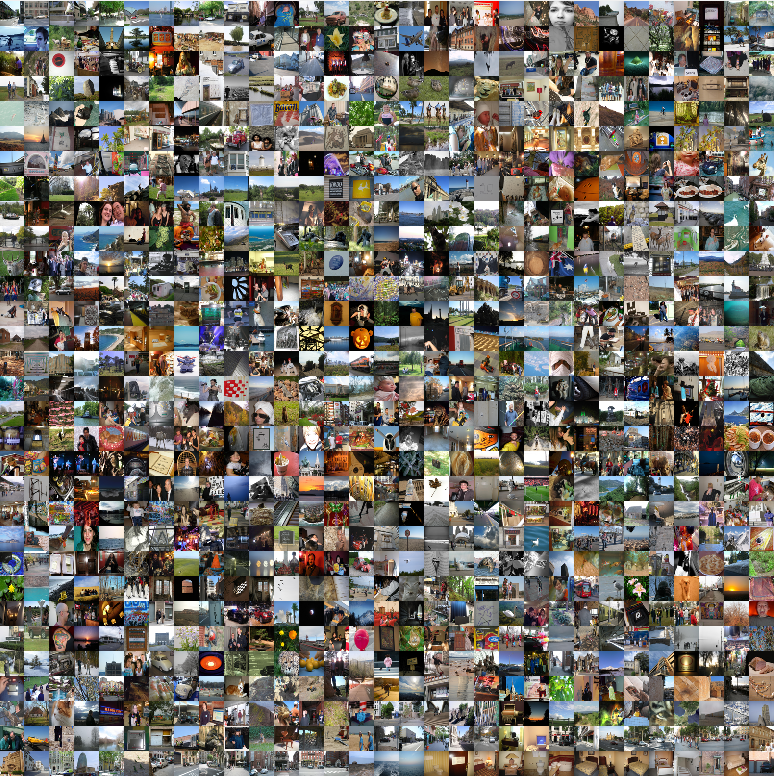
#> input picture saliency/imgs/MIT1003.png, 774 x 776 px, found by its file name
$ python metric.py   (older library calls are emulated)
#> lines starting #> are read from the running program, lines starting #| are printed output that depends on the picture; after the words box and inside, x2 and y2 are one past the last pixel; in counts of white or black regions, pixels touching at a corner belong together; pictures that were not available may be replaced by others from this repository, and a replacement may not be noted
### saliency/utils.py

#!usr/bin/env python3
# -*- coding: utf-8 -*-
from __future__ import absolute_import, print_function, division, unicode_literals
import os
import sys
import numpy as np
import cv2
from  dataset_path import COLLECTION_PATH

# [16 lines left out: function stimulus, not called in this run]

def fixation_map(DATASET_NAME, STIMULUS_NAME):

    ''' This functions returns the matrix of pixels of the fixation map
        of a specified stimulus.

        Notice that, of course, both DATASET_NAME and STIMULUS_NAME need
        to be specified. The latter, must include file extension.

        The returned matrix is a 2-dimesional matrix with 1 on fixated
        locations and 0 elsewhere. '''

    file_name, _ = os.path.splitext(STIMULUS_NAME)

    # File extensions of the fixation maps may be different between
    # datasets, so we need a check at this point.
    # All the files in the same folder have the same extension.

    _, file_extension = os.path.splitext(
        os.listdir(
            os.path.join(
                COLLECTION_PATH,
                DATASET_NAME,
                'FIXATION_MAPS')
        )[0])

    # Get the matrix

    fixation_map = cv2.imread(
        os.path.join(COLLECTION_PATH,
                     DATASET_NAME,
                     'FIXATION_MAPS',
                     file_name+file_extension
                     ), 1)

    fixation_map = fixation_map[:, :, 0]

    fixation_map[fixation_map > 0] = 1

    return fixation_map


def saliency_map(DATASET_NAME, STIMULUS_NAME):

    ''' This functions returns the matrix of pixels of the saliency map
        of a specified stimulus. Saliency map has been obtained by convolving
        the fixation map with a proper gaussian filter (corresponding to
        one degree of visual angle).

        Notice that, of course, both DATASET_NAME and STIMULUS_NAME need
        to be specified. The latter, must include file extension.

        The returned matrix is a 2-dimesional matrix. Values are in the
        range [0,1]. '''
#> called with DATASET_NAME = 'mit1003', STIMULUS_NAME = 'MIT1003.png'

    file_name, _ = os.path.splitext(STIMULUS_NAME)

    # File extensions of the saliency maps may be different between
    # datasets, so we need a check at this point.
    # All the files in the same folder have the same extension.

    _, file_extension = os.path.splitext(
                            os.listdir(
                                os.path.join(
                                    COLLECTION_PATH,
                                    DATASET_NAME,
                                    'SALIENCY_MAPS')
                            )[0]
    )

    # Get the matrix
    return cv2.imread(
        os.path.join(
            COLLECTION_PATH,
            DATASET_NAME,
            'SALIENCY_MAPS',
            file_name + file_extension
        ), 0)
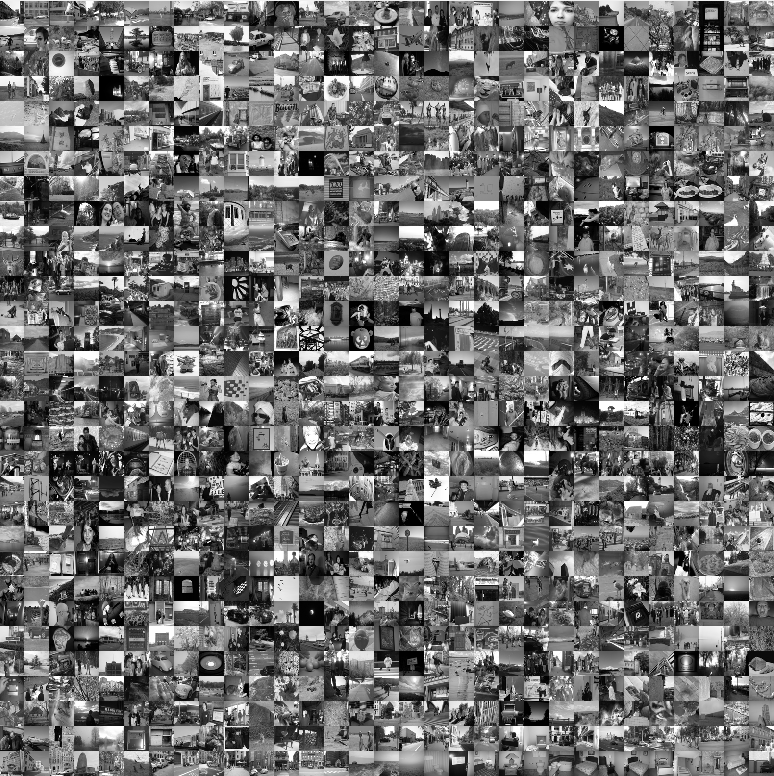
#> returned value: shape (776, 774); min 0, max 255, mean 109.2


def saliency_map_ql(DATASET_NAME, STIMULUS_NAME):

    ''' This functions returns the matrix of pixels of the saliency map
        of a specified stimulus. Saliency map has been obtained by convolving
        the fixation map with a proper gaussian filter (corresponding to
        one degree of visual angle).

        Notice that, of course, both DATASET_NAME and STIMULUS_NAME need
        to be specified. The latter, must include file extension.

        The returned matrix is a 2-dimesional matrix. Values are in the
        range [0,1]. '''

    file_name, _ = os.path.splitext(STIMULUS_NAME)

    # File extensions of the saliency maps may be different between
    # datasets, so we need a check at this point.
    # All the files in the same folder have the same extension.

    _, file_extension = os.path.splitext(
                            os.listdir(
                                os.path.join(
                                    COLLECTION_PATH,
                                    DATASET_NAME,
                                    'WECSF')   #SALIENCY_MAPS_QL instead of other models
                            )[0]
    )

    # Get the matrix
    return cv2.imread(
        os.path.join(
            COLLECTION_PATH,
            DATASET_NAME,
            'WECSF',   #SALIENCY_MAPS_QL
            file_name + file_extension
        ), 0)


# [85 lines left out: functions saliency_map_ITT, scanpath, stimu, not called in this run]

### saliency/metric.py

#!usr/bin/env python3
# -*- coding: utf-8 -*-
from __future__ import absolute_import, print_function, division, unicode_literals

import os
import sys
import numpy as np
try:
    import matplotlib.pyplot as plt
except ImportError:
    pass
from scipy.ndimage import zoom
from copy import copy
from skimage.transform import resize
import cv2
import random
import utils
from  dataset_path import COLLECTION_PATH
import math
import os
import sys
from PIL import Image, ImageOps

#sys.path.insert(0,'/home/qiang/QiangLi/Python_Utils_Functional/FixaTons-master/')
#import FixaTons

'''
sys.path.insert(0,'/home/qiang/QiangLi/Python_Utils_Functional/FixaTons-master/')
import FixaTons
# Put the dataset into the same fold with code
dataset = 'MIT1003'
FixaTons.info.stimuli('MIT1003')
DATASET_NAME = 'MIT1003'

for dataset in FixaTons.info.datasets():
    for image in FixaTons.info.stimuli('MIT1003'):
        FixaTons.show.map(dataset, image, plotMaxDim=1500)
        for subject in FixaTons.info.subjects(dataset, image):
            FixaTons.show.scanpath(dataset, image, subject, animation=True, plotMaxDim=1000, wait_time=10)
'''

# [331 lines left out: functions get_imlist, normalize_saliency_map, convert_saliency_map_to_density, probabilistic_image_based_kl_divergence, image_based_kl_divergence, MIT_KLDiv and 11 more, not called in this run]


def normalize_map(s_map):
	norm_s_map = (s_map - np.min(s_map))/((np.max(s_map)-np.min(s_map))*1.0)
	return norm_s_map


def AUC_Judd(saliencyMap, fixationMap, jitter=True, toPlot=False):
    # saliencyMap is the saliency map
    # fixationMap is the human fixation map (binary matrix)
    # jitter=True will add tiny non-zero random constant to all map locations to ensure
    # 		ROC can be calculated robustly (to avoid uniform region)
    # if toPlot=True, displays ROC curve

    # If there are no fixations to predict, return NaN
    if not fixationMap.any():
        print('Error: no fixationMap')
        score = float('nan')
        return score

    # make the saliencyMap the size of the image of fixationMap

    if not np.shape(saliencyMap) == np.shape(fixationMap):
        saliencyMap = resize(saliencyMap, np.shape(fixationMap))

    # jitter saliency maps that come from saliency models that have a lot of zero values.
    # If the saliency map is made with a Gaussian then it does not need to be jittered as
    # the values are varied and there is not a large patch of the same value. In fact
    # jittering breaks the ordering in the small values!
    if jitter:
        # jitter the saliency map slightly to distrupt ties of the same numbers
        saliencyMap = saliencyMap + np.random.random(np.shape(saliencyMap)) / 10 ** 7

    # normalize saliency map
    saliencyMap = (saliencyMap - saliencyMap.min()) \
                  / (saliencyMap.max() - saliencyMap.min())

    if np.isnan(saliencyMap).all():
        print('NaN saliencyMap')
        score = float('nan')
        return score

    S = saliencyMap.flatten()
    F = fixationMap.flatten()

    Sth = S[F > 0]  # sal map values at fixation locations
    Nfixations = len(Sth)
    Npixels = len(S)

    allthreshes = sorted(Sth, reverse=True)  # sort sal map values, to sweep through values
    tp = np.zeros((Nfixations + 2))
    fp = np.zeros((Nfixations + 2))
    tp[0], tp[-1] = 0, 1
    fp[0], fp[-1] = 0, 1

    for i in range(Nfixations):
        thresh = allthreshes[i]
        aboveth = (S >= thresh).sum()  # total number of sal map values above threshold
        tp[i + 1] = float(i + 1) / Nfixations  # ratio sal map values at fixation locations
        # above threshold
        fp[i + 1] = float(aboveth - i) / (Npixels - Nfixations)  # ratio other sal map values
        # above threshold

    score = np.trapz(tp, x=fp)
    allthreshes = np.insert(allthreshes, 0, 0)
    allthreshes = np.append(allthreshes, 1)
    if toPlot:
        import matplotlib.pyplot as plt
        fig = plt.figure(figsize=(8, 6))
        ax = fig.add_subplot(1, 2, 1)
        ax.matshow(saliencyMap, cmap='gray')
        ax.set_axis_off()
        ax.set_title('SaliencyMap with fixations to be predicted')
        [y, x] = np.nonzero(fixationMap)
        s = np.shape(saliencyMap)
        plt.axis((-.5, s[1] - .5, s[0] - .5, -.5))
        plt.plot(x, y, 'ro')

        ax = fig.add_subplot(1, 2, 2)
        plt.plot(fp, tp, '.b-')
        ax.set_title('Area under ROC curve: ' + str(score))
        plt.axis((0, 1, 0, 1))
        plt.show()
        plt.pause(0.005)
        plt.close()

    return score

# [5 lines left out: function datasets, not called in this run]

def stimu(DATASET_NAME):

    ''' This functions lists the names of the stimuli of a specified dataset '''

    return os.listdir(COLLECTION_PATH+'/'+DATASET_NAME+'/STIMULI')

# [168 lines left out: functions subject, discretize_gt, compute_nss, show_scanpath, show_map, not called in this run]


if __name__ == '__main__':

    DATASET_NAME = 'mit1003'

    if DATASET_NAME == 'sid4vam':
        AUC_SCORE1 =[]
        AUC_SCORE2 =[]
        CC_S = []
        SIM_S = []
        MIT_KLDiv_S = []
        infogain_S = []
        NSS_S = []

        for image in stimu(DATASET_NAME):
            print(['@@@@@@@@@@@@@@@@@@@@@@'])
            print(image)
            print(['@@@@@@@@@@@@@@@@@@@@@@'])
            saliency_map = utils.saliency_map(DATASET_NAME, image)
            fixation_map = utils.fixation_map(DATASET_NAME, image)
            # [6 lines of commented-out code are left out]

            saliency_map_ql = utils.saliency_map_ql(DATASET_NAME, image)
            score2 = AUC_Judd(saliency_map_ql, fixation_map, jitter=True, toPlot=False)
            score2 = np.nan_to_num(score2)
            print('Saliency_MAP_QL:', score2)
            AUC_SCORE2.append(score2)

            saliency_map = utils.saliency_map(DATASET_NAME, image)
            h,w = saliency_map.shape
            saliency_map = resize(saliency_map, (682, 1024))
            saliency_map_ql = utils.saliency_map_ql(DATASET_NAME, image)
            saliency_map_ql = resize(saliency_map_ql, (682,1024))
            CC_Score = CC(saliency_map_ql, saliency_map)
            CC_Score = np.nan_to_num(CC_Score)
            print('Similarity:', CC_Score)
            CC_S.append(CC_Score)

            saliency_map = utils.saliency_map(DATASET_NAME, image)
            h,w = saliency_map.shape
            saliency_map = resize(saliency_map, (682, 1024))
            saliency_map_ql = utils.saliency_map_ql(DATASET_NAME, image)
            saliency_map_ql = resize(saliency_map_ql, (682,1024))
            SIM_Score = SIM(saliency_map_ql, saliency_map)
            SIM_Score = np.nan_to_num(SIM_Score)
            print('SIM:', SIM_Score)
            SIM_S.append(SIM_Score)

            saliency_map = utils.saliency_map(DATASET_NAME, image)
            saliency_map = resize(saliency_map, (682, 1024))
            fixation_map = utils.fixation_map(DATASET_NAME, image)
            fixation_map = resize(fixation_map, (682, 1024))
            saliency_map_ql = utils.saliency_map_ql(DATASET_NAME, image)
            saliency_map_ql = resize(saliency_map_ql, (682,1024))
            MIT_KLDiv_Score = kldiv(saliency_map_ql, saliency_map)
            MIT_KLDiv_Score = np.nan_to_num(MIT_KLDiv_Score)
            print('KLDiv:', MIT_KLDiv_Score)
            MIT_KLDiv_S.append(MIT_KLDiv_Score)

            saliency_map = utils.saliency_map(DATASET_NAME, image)
            saliency_map = resize(saliency_map, (682, 1024))
            fixation_map = utils.fixation_map(DATASET_NAME, image)
            fixation_map = resize(fixation_map, (682, 1024))
            saliency_map_ql = utils.saliency_map_ql(DATASET_NAME, image)
            saliency_map_ql = resize(saliency_map_ql, (682,1024))
            infogain_Score = compute_information_gain(saliency_map_ql, saliency_map, baseline=[])
            infogain_Score = np.nan_to_num(infogain_Score)
            print('Information Gain', infogain_Score)
            infogain_S.append(infogain_Score)

            saliency_map = utils.saliency_map(DATASET_NAME, image)
            saliency_map = resize(saliency_map, (682, 1024))
            fixation_map = utils.fixation_map(DATASET_NAME, image)
            fixation_map = resize(fixation_map, (682, 1024))
            saliency_map_ql = utils.saliency_map_ql(DATASET_NAME, image)
            saliency_map_ql = resize(saliency_map_ql, (682,1024))
            NSS_Score = compute_nss(saliency_map_ql, saliency_map)
            NSS_Score = np.nan_to_num(NSS_Score)
            print('NSS', NSS_Score)
            NSS_S.append(NSS_Score)


        Mean_AUC_SCORE1 = np.mean(AUC_SCORE1)
        print('----------------')
        print('Mean_AUC_SCORE1:', Mean_AUC_SCORE1)
        print('----------------')

        Mean_AUC_SCORE2 = np.mean(AUC_SCORE2)
        print('----------------')
        print('Mean_AUC_SCORE2', Mean_AUC_SCORE2)
        print('----------------')

        Mean_CC_Scores = np.mean(CC_S)
        print('----------------')
        print('Mean_CC_Scores', Mean_CC_Scores)
        print('----------------')

        Mean_SIM_Scores = np.mean(SIM_S)
        print('----------------')
        print('Mean_SIM_Scores', Mean_SIM_Scores)
        print('----------------')

        Mean_MIT_KLDiv_Scores = np.mean(MIT_KLDiv_S)
        print('----------------')
        print('Mean_MIT_KLDiv_Scores:', Mean_MIT_KLDiv_Scores)
        print('----------------')

        Mean_infogain_Scores = np.mean(infogain_S)
        print('----------------')
        print('Mean_infogain_Scores:', Mean_infogain_Scores)
        print('----------------')

        Mean_NSS_Scores = np.mean(NSS_S)
        print('----------------')
        print('Mean_NSS_Scores:', Mean_NSS_Scores)
        print('----------------')


        # [8 lines of commented-out code are left out]


    if DATASET_NAME == 'mit1003':
        AUC_SCORE1 =[]
        AUC_SCORE2 =[]
        CC_S = []
        SIM_S = []
        MIT_KLDiv_S = []
        infogain_S = []
        NSS_S = []

        for image in stimu(DATASET_NAME):


            print('6666666666666')
            print(image)
            print('6666666666666')

            saliency_map = utils.saliency_map(DATASET_NAME, image)
            saliency_map = resize(saliency_map, (682, 1024))
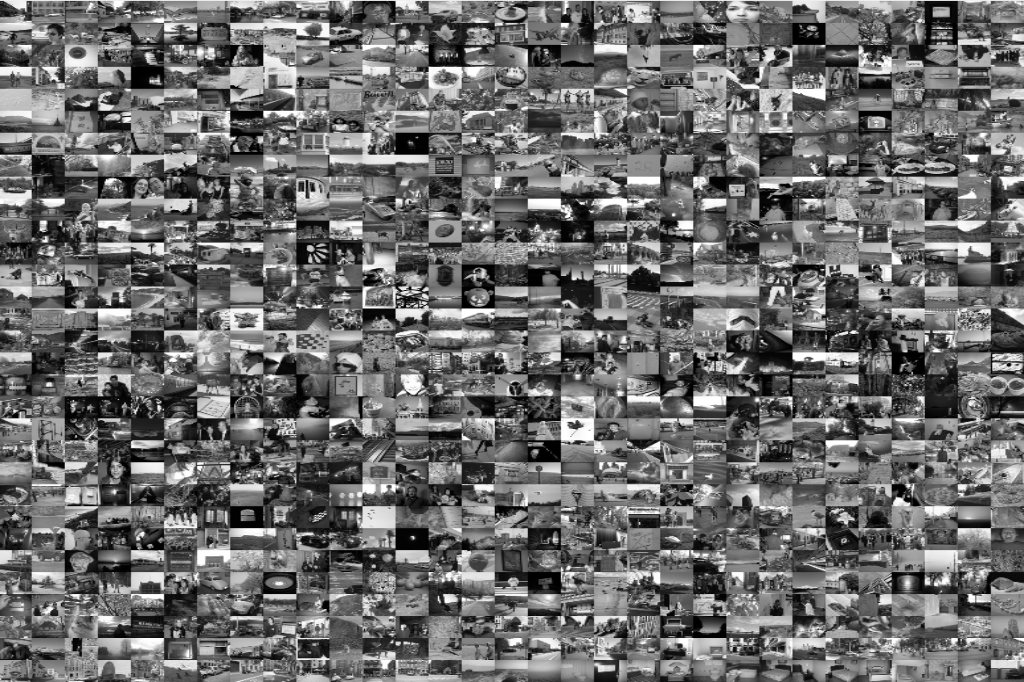
#> saliency_map: shape (682, 1024) float64; min 0, max 1, mean 0.428
            fixation_map = utils.fixation_map(DATASET_NAME, image)
#> in fixation_map, fixation_map is the input picture: shape (776, 774, 3); mean B, G, R 101.7, 109.2, 113.4
#> in fixation_map, `fixation_map = fixation_map[:, :, 0]`:
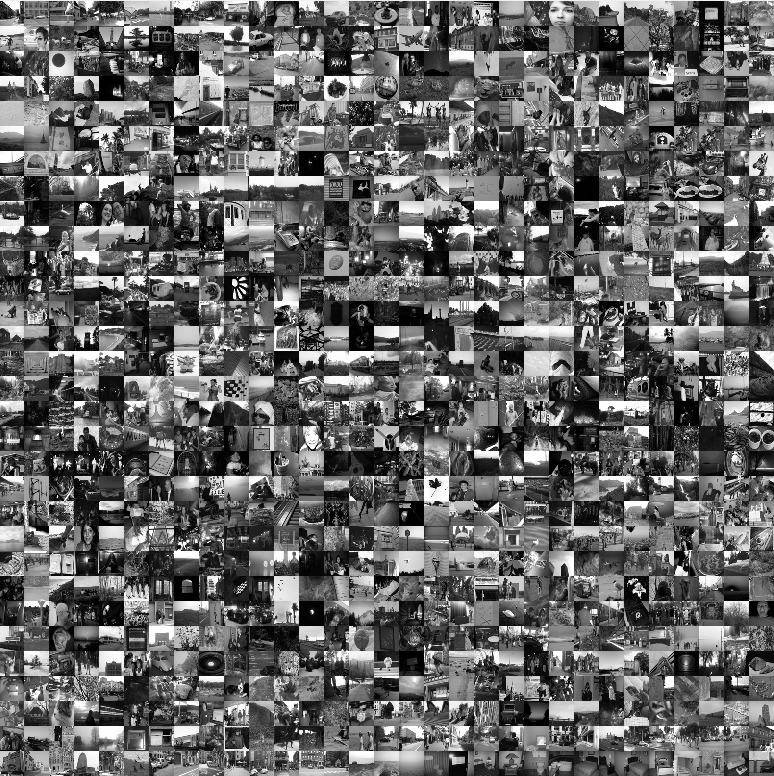
#> fixation_map: shape (776, 774); min 0, max 255, mean 101.7
#> in fixation_map, `fixation_map[fixation_map > 0] = 1`:
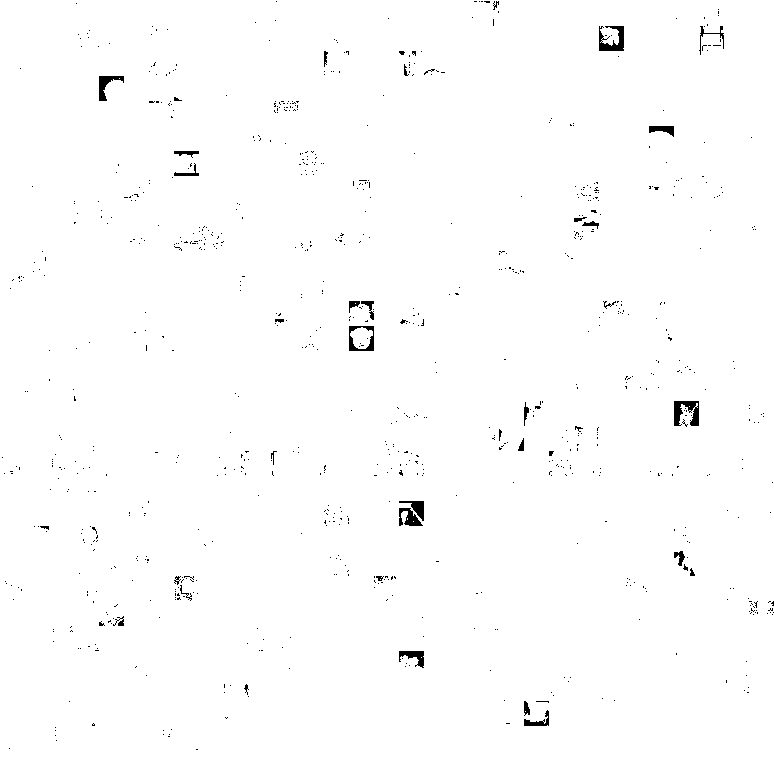
#> fixation_map: shape (776, 774); values 0 (black) and 1 (white), 99.1% white; 874 black regions (839 under 20 px), largest, box (x1, y1, x2, y2) and area: (674, 401, 699, 426) 403, (599, 26, 624, 51) 364, (349, 326, 374, 351) 269
            fixation_map = resize(fixation_map, (682, 1024))
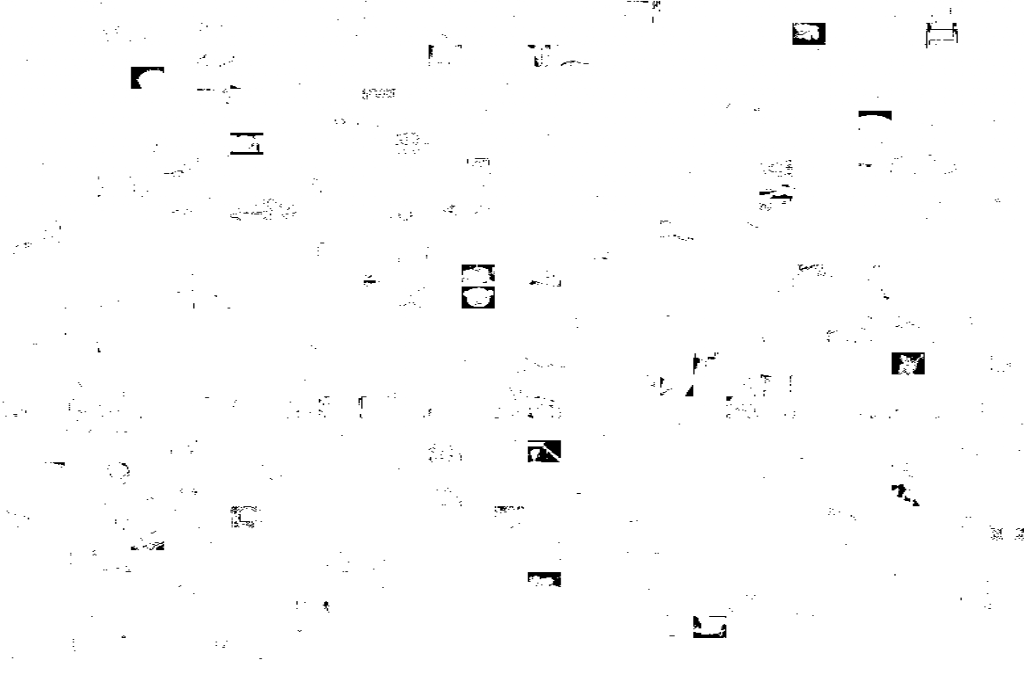
#> fixation_map: shape (682, 1024) float64; min 0, max 0.00392, mean 0.00389; drawn with min black and max white
            saliency_map_ITT = utils.saliency_map_ql(DATASET_NAME, image)
            saliency_map_ITT = resize(saliency_map_ITT, (682, 1024))

            score2 = AUC_Judd(saliency_map_ITT, fixation_map, jitter=True, toPlot=False)
#> in AUC_Judd, `Nfixations = len(Sth)`: Nfixations = 695701
#> in AUC_Judd, `Npixels = len(S)`: Npixels = 698368
#> in AUC_Judd, `allthreshes = sorted(Sth, reverse=True)`: allthreshes = 695701 items
#> (the run stopped early here; a loop or call above may not have finished)
